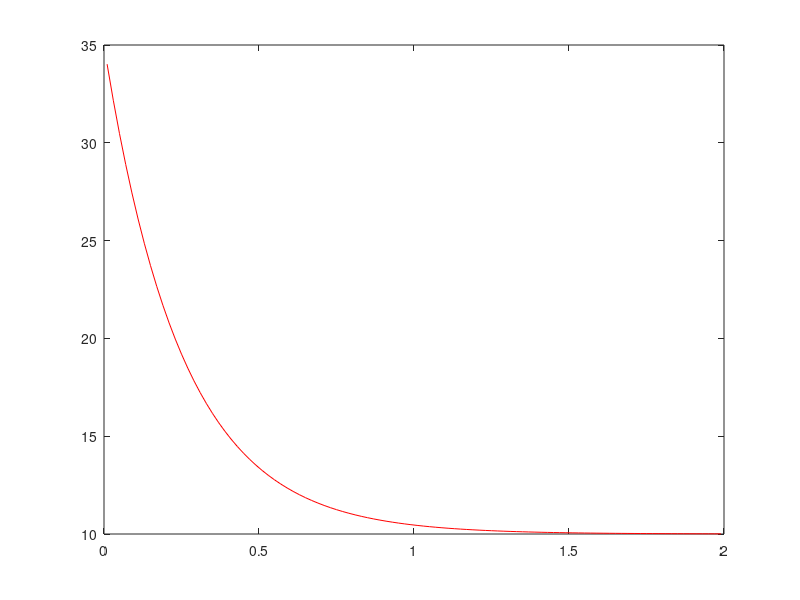

Here is the MATLAB script that generated this plot: (Note: this script raises an error after producing the figure.)
#
#    Stratigraphic model with diffusive sediment transport 
#    Modelize the formation of sedimentary basins at large space and time scales 
#
#    Two lithology Model 
#
#
#  d_t \int_0^h(x,t) ci(x,z,t)dz + div(cis(x,t) k_i grad(psi(b(x,t)))) = 0 on (0,Lx)x(0,tf), i=1,2
#
#  h(x,0) = hinit(x)   on (0,Lx)
#
#   cis(x,t)*ki*grad(psi).n = g0i for x=0,  grad(psi).n = 0 for x = Lx  

#  b(x,t) = hsea(t) - h(x,t)
#
#
#  d_t c_i(x,z,t) = 0 for all z<h(x,t)
#      c_i(x,h(x,t),t) = cis(x,t) if d_t h(x,t) > 0
#      c_i(x,z,0) = ci0(x,z) for z < hinit(x)
#
#
#  Finite Volume discretization using TPFA fluxes on unstructured meshes and upwinding of the cis 
#
#  The linear advection equation on each column x is integrated exactly on the moving 1D mesh using the discrete data 
#   cis(x,t) and h(x,t)
#
#
#  Ouputs: * h(x,t), b(x,t)
#
#   
#          * hs(x,t) = min_(t<=s<=tf) h(x,t) (sediment layers at each time t, taking into account erosions)
#
#          * ci(x,z,tf)  concentrations in the basin at final time tf 
#


clear

#data
global Lx=2;
#space discretization
global N=100;
global Nint = N-1;
global Nbound = 2;
global dx=Lx/N;

# initial composition cinit of litho 1 assumed constant for z<hinit(x)
global cinit = 0.5;


#time discretization
global tf = 1.5; # final simulation time
global dtinit = 0.02; # initial time step
global dtmax = 0.02; # maximum time step 
global Ndtmax = 10000; # maximum number of time step


#Newton convergence 
global Newtmax = 30; # maximum number of Newton iterations 
global eps=1.0E-6; #  stopping criteria 


global Km = 1;
global Kc = 10;  # Kc/Km ratio of diffusion coefficients between continental and marine environments 

global Ki
Ki(1) = 1; # K(1)/K(2) = ratio of diffusion coefficients of litho 1 and 2 
Ki(2) = 5;

global g0
g0(1) = -10;
g0(2) = -10;


function s = f_hsea(t)
    s = 25 + 5*cos(12*t) ;
endfunction

function s = f_psi(u)
    if (u<0) then
        s = Kc*u;
    else 
        s = Km*u;
    end
endfunction

function s = f_psip(u)
    if (u<0) then
        s = Kc;
    else 
        s = Km;
    end
endfunction


function s = f_hinit(x)
    global Lx
    s = 25*exp(-8*x/Lx) + 10;
endfunction


function [R,fluxint,upwind] = residual(h,b,ncol,hcol,ccol,cs,dt)
global N
global volume
# inputs 
# dt 
# h(1:N), b(1:N), cs(1:N)    
# ncol(k): number of cells in z: ]-infty,hcol(k,1)], ... ,[hcol(k,ncol(k)-1),hcol(k,ncol(k))]
# ccol(k,l), l=1,ncol(k): concentration of litho 1 in the cell l = 1,...,ncol(k)
        
# compute the residuals in each cell
# R(k,i)  equation i = 1,2 in cell k=1,...,N 
# compute the inner fluxes fluxint(1:Nint) and the upwind cells upwind(1:Nint) at each inner face i=1,...,Nint

R = zeros(N,2);

# accumulation term in each cell 
for k=1:N    
 
 s1 = 0;
 s2 = 0;
        
 if (h(k)>=hcol(k,ncol(k)))     
      s1 = s1 + cs(k)*(h(k)-hcol(k,ncol(k)));   
      s2 = s2 + (1-cs(k))*(h(k)-hcol(k,ncol(k)));         
  else 
      l = ncol(k)
      while ( (l>=2)&( h(k) < hcol(k,l-1) ) )            
        s1 = s1 + ccol(k,l)*(hcol(k,l-1)-hcol(k,l));   
        s2 = s2 + (1-ccol(k,l))*(hcol(k,l-1)-hcol(k,l));                         
        l = l-1          
      end
      s1 = s1 + ccol(k,l)*(h(k)-hcol(k,l));   
      s2 = s2 + (1-ccol(k,l))*(h(k)-hcol(k,l));               
 end
 R(k,1) = s1*volume(k)/dt;
 R(k,2) = s2*volume(k)/dt;
end


for k=1:N
 psi(k) = f_psi(b(k));
end

# inner fluxes and upwind cells
for i=1:Nint
  k1 = cellint(i,1);
  k2 = cellint(i,2);    
  fluxint(i) = Tint(i)*(f_psi(b(k2))-fpsi(b(k1)));
  if (fluxint(i)>0) then 
      upwind(i) = k1 
  else 
      upwind(i) = k2
  end  
end

# inner fluxes
for i=1:Nint
  k1 = cellint(i,1);
  k2 = cellint(i,2);
  kup = upwind(i);
  flux_lito1 = Ki(1)*cs(kup)*fluxint(i)
  flux_lito2 = Ki(2)*(1-cs(kup))*fluxint(i)
  R(k1,1) = R(k1,1) + flux_lito1
  R(k1,2) = R(k1,2) + flux_lito2
  R(k2,1) = R(k2,1) - flux_lito1
  R(k2,2) = R(k2,2) - flux_lito2
end

# input boundary fluxes
ib = cellbound(1)
R(ib,1) = R(ib,1) + g0(1)
R(ib,2) = R(ib,2) + g0(2)

endfunction


function A = Jacobian(h,b,ncol,hcol,ccol,cs,dt,fluxint,upwind)
# Jacobian of R wrt to h and cs
#
# Ordering:     
#eq k,1: 2*k-1, eq k,2: 2*k, unknown h(k): 2*k-1, unknown cs(k): 2*k 

A=zeros(2*N,2*N);

# accumulation term in each cell 
for k=1:N    
 if (h(k)>=hcol(k,ncol(k))) then 

#    eqs k lithos 1 et 2 par rapport a hk      
      A(2*k-1,2*k-1) = A(2*k-1,2*k-1)    + cs(k)*volume(k)/dt; 
      A(2*k,2*k-1)   = A(2*k,2*k-1)      + (1-cs(k))*volume(k)/dt;         

#    eqs k lithos 1 et 2 par rapport a csk         
      s = (h(k)-hcol(k,ncol(k)))*volume(k)/dt;  
      A(2*k-1,2*k) = A(2*k-1,2*k)    + s; 
      A(2*k,2*k)   = A(2*k,2*k)      - s;
      
  else      
      l = ncol(k)
      while ( (l>=2)&( h(k) < hcol(k,l-1) ) ) then                 
       l = l-1          
      end  
#    eqs k lithos 1 et 2 par rapport a hk      
      A(2*k-1,2*k-1) = A(2*k-1,2*k-1) + ccol(k,l)*volume(k)/dt;   
      A(2*k,2*k-1)   = A(2*k,2*k-1)      + (1-ccol(k,l))*volume(k)/dt;                      
 end      
end

# A COMPLETER 

for i=1:Nint
  k1 = cellint(i,1);
  k2 = cellint(i,2);
  kup = upwind(i);
  
  flux1_ckup = Ki(1)*fluxint(i)
  flux1_hk1 =  Ki(1)*cs(kup)*(f_psip(b(k1)))
  flux1_hk2 =  Ki(1)*cs(kup)*(-f_psip(b(k2)))

  flux2_ckup = -Ki(2)*fluxint(i)
  flux2_hk1 =  Ki(2)*(1-cs(kup))*(f_psip(b(k1)))
  flux2_hk2 =  Ki(2)*(1-cs(kup))*(-f_psip(b(k2)))

  A(2*k1-1,2*kup) = A(2*k1-1,2*kup) + flux1_ckup
  A(2*k1-1,2*k1-1) = A(2*k1-1,2*k1-1) + flux1_hk1
  A(2*k1-1,2*k2-1) = A(2*k1-1,2*k2-1) + flux1_hk2
  
  A(2*k1,2*kup) = A(2*k1,2*kup)+flux2_ckup
  A(2*k1,2*k1-1) = A(2*k1,2*k1-1)+flux2_hk1
  A(2*k1,2*k2-1) = A(2*k1,2*k2-1)+flux2_hk2
  
  A(2*k2-1,2*kup) = A(2*k1-1,2*kup) - flux1_ckup
  A(2*k2-1,2*k1-1) = A(2*k1-1,2*k1-1) - flux1_hk1
  A(2*k2-1,2*k2-1) = A(2*k1-1,2*k2-1) - flux1_hk2
  
  A(2*k2,2*kup) = A(2*k1,2*kup)-flux2_ckup
  A(2*k2,2*k1-1) = A(2*k1,2*k1-1)-flux2_hk1
  A(2*k2,2*k2-1) = A(2*k1,2*k2-1)-flux2_hk2
  
endfor

endfunction



#data structure for the uniform 1D mesh of size dx of the domain (0,Lx)
# cells m = 1:N
for m=1:N
  volume(m) = dx;
  X(m) = (m-1/2)*dx;
end  

#Interior faces: i = 1:N-1
for i=1:Nint
  cellint(i,1) = i;
  cellint(i,2) = i+1;
  surfaceint(i) = 1;  
  Xint(i) = i*dx;
end
cellbound(1) = 1;
cellbound(2) = N;



#transmissibilities of interior faces
for i=1:Nint
  k1 = cellint(i,1);
  k2 = cellint(i,2);
  Tint(i) = surfaceint(i)/abs(X(k2)-X(k1));
end

################

# initial sediment thickness 
for k=1:N
    h0(k) = f_hinit(X(k)); 
end


hs(:,1) = h0; # to compute erosions for output 


#init of the columns ccol,hcol,ncol 
# ncol(k): number of cells in z: ]-infty,hcol(k,1)], ... ,[hcol(k,ncol(k)-1),hcol(k,ncol(k))]
# ccol(k,l), l=1,ncol(k): concentration of litho 1 in the cell l = 1,...,ncol(k)

for k=1:N
    ncol(k) = 1;
    ccol(k,ncol(k)) = cinit;
    hcol(k,ncol(k)) = h0(k); 
end

dt = dtinit;
time(1) = 0;
timestep(1) = dt;

figure(2);
title('h')
plot (X,h0,'r')  


#Initialization of Newton at t = 0 ------------------------
cs = ones(N,1)*cinit; # initial guess 
cs0 = cs; # will be used if time step is restarted 

#time loop -----------------------------------------------------------
t = 0;
n = 1;
newt = 1;

while ((t<tf)&(n<Ndtmax))
n = n + 1;
t = t + dt
hsea = f_hsea(t);


h = h0 + 1E-3*dt; #init Newton with sedimentation 

b = ones(N,1)*hsea - h; # bathymetry 

[R,fluxint,upwind]  = residual(h,b,ncol,hcol,ccol,cs,dt); # residual 

#Initial residual norm 
normR = norm(R(:,1)) + norm(R(:,2));
normR0 = normR;


#Newton loop -----------------------------------
itn = 1;
xn(itn) = newt;
yn(itn) = 1;

while ((normR/normR0>eps)&(itn<Newtmax))

itn = itn + 1;
newt = newt + 1;
xn(itn) = newt;


A = Jacobian(h,b,ncol,hcol,ccol,cs,dt,fluxint,upwind); 



# correction of the Jacobian and residual 
for k=1:N
    epsA = 1E-10;
    if (abs(A(2*k,2*k))<epsA) then
# csk indeterminee 
# on garde la somme des equations de la maille k et on met l'equation 2 -> csk = 0        
        R(k,1) = R(k,1)+R(k,2);
        R(k,2) = 0;
        
        A(2*k-1,:) = A(2*k-1,:) + A(2*k,:)
        A(2*k,:) = 0;
        A(2*k,2*k) = 1        
        
    endif
end

for k=1:N
    B(2*k-1) = -R(k,1);
    B(2*k)   = -R(k,2);
end

dU = A\B; #solution dU 

dhmax = 0;
for k=1:N
    dh(k) = dU(2*k-1);
    dcs(k) = dU(2*k);
end

for k=1:N #Newton update 
    
 h(k)  = h(k)  + dh(k); 
 
 cs(k) = cs(k) + dcs(k);
 
 if (cs(k)<0) then # projection of cs on [0,1]
     cs(k) = 0;
 elseif (cs(k)>1) then 
     cs(k) = 1;
 endif
end 

b = ones(N)*hsea - h; # bathymetry 

[R,fluxint,upwind]  = residual(h,b,ncol,hcol,ccol,cs,dt);#residual 

normR = norm(R(:,1)) + norm(R(:,2)); #residual norm  

yn(itn) = normR/normR0;

end #end Newton loop ---------------------


#Newton convergence
scf(1);
epsm = 1E-14;
plot(xn,log10(yn+epsm),'b-*')
clear xn;
clear yn;


if (itn>Newtmax-1) # if time step refused (Newton not converged)
 h = h0;
 cs = cs0;
 t = t-dt;
 dt = dt/2
 restart = 1
 n = n -1;
else 
 restart = 0;  
end  

 

if (restart==0) # if time step accepted 
 
     
 h0 = h; 
 cs0 = cs;
 
 hs(:,n) = h; # storage of h in hs 
 
 # update of ncol, hcol, ccol 
 
 for k=1:N
  if (h(k)>=hcol(k,ncol(k))) then     
     ncol(k) = ncol(k) + 1;
     hcol(k,ncol(k)) = h(k);
     ccol(k,ncol(k)) = cs(k);         
   else      
      l = ncol(k)
      while ( (l>=2)&( h(k) < hcol(k,l-1) ) ) then                    
      l = l-1          
      end      
      ncol(k) = l;
      hcol(k,ncol(k)) = h(k);              
  end   
 end
 

     
 time(n) = time(n-1) + dt;
 timestep(n) = dt;
 

 dt = 1.2*dt;
 if (dt>dtmax)
  dt = dtmax;
 end
 if (t+dt>tf)
  dt = tf-t;
 end


 #plot h 
 figure(2);
 title('h')
 if (int(n/1)*1==n)
  plot (X,h,'-b')  
 end
 
 
end # end if restart = 0



end # end time loop ----------------------------------------------------------------

# computation of hs taking out erosions 
for k=1:N
    for i=n-1:-1:1
        hs(k,i) = min(hs(k,i),hs(k,i+1));  
    end
end

figure(4)
title('hs')
for it=1:n
 plot(X,hs(:,it),'-b')
end


  #wells for postprocessing  
  k1 = int(N/4);
  k2 = int(N/2);
  k3 = int(3*N/4);
   

  #plot concentration c1(xkw,z,tf) at well xkw 
  scf(6);
  title(' paleo concentrations at wells ')
  plot (hcol(k1,1:ncol(k1))',ccol(k1,1:ncol(k1))','-xr') 
  plot (hcol(k2,1:ncol(k2))',ccol(k2,1:ncol(k2))','-xb') 
  plot (hcol(k3,1:ncol(k3))',ccol(k3,1:ncol(k3))','-xm') 
  


  
  




